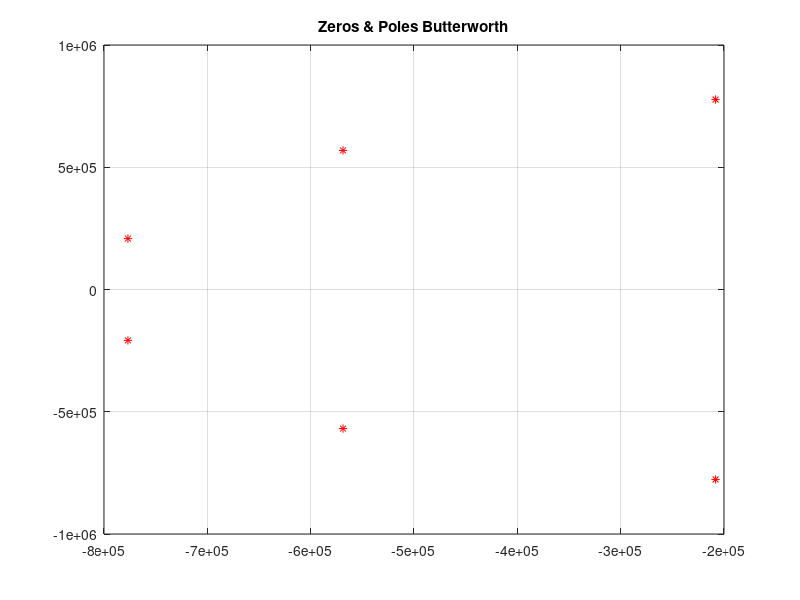
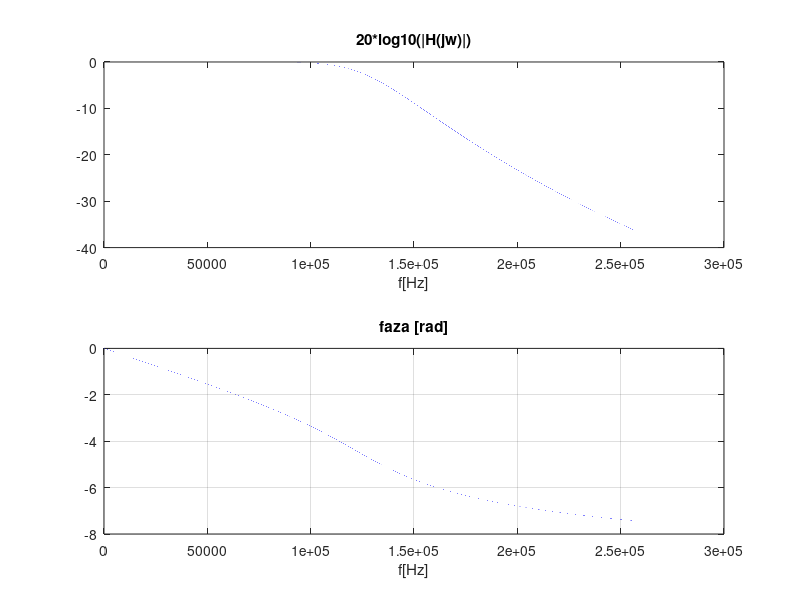
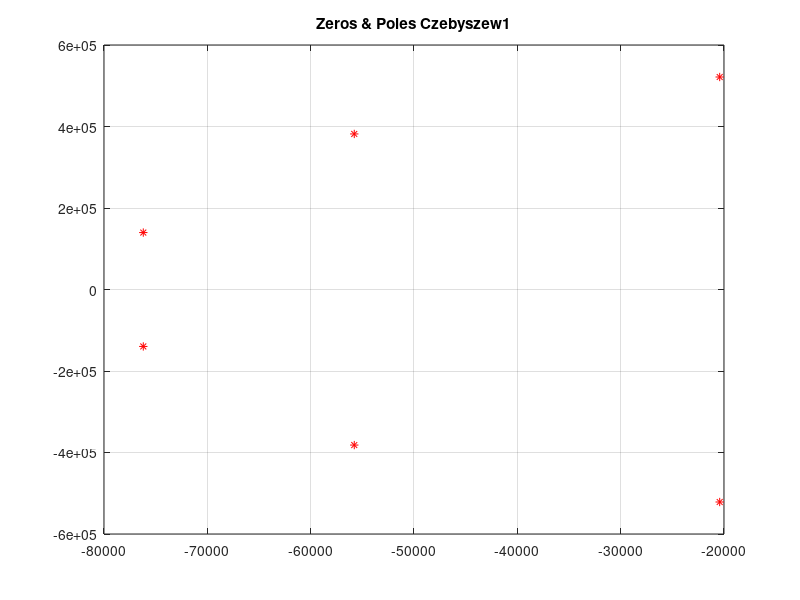
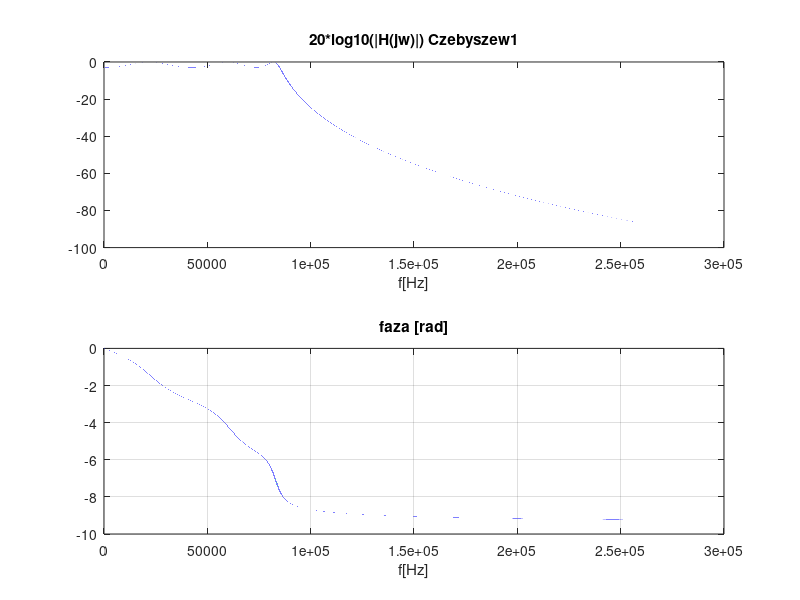

These charts were generated, in order, by the following MATLAB code:
clc;
clear all;
close all;

fs = 256*10^3;% Hz
f0 = fs/2;
f = 0:1:fs;
w = 2*pi*f;
s = j*w;
N=6;
%% Butterworth
[b,a] = butter(N,2*pi*f0,'s');
%z = [j*2*pi*f0, -j*2*pi*f0];
p = roots(a);
z=roots(b);
%wzm2 = prod(-p);
%b = poly(z);

w = 0:0.1:20;

H = polyval(b,s) ./ polyval(a,s);
%H2 = H ./ max(H);

figure;
plot(real(z), imag(z), 'bo', real(p), imag(p), 'r*');
title("Zeros & Poles Butterworth"); grid;

figure;
subplot(211)
plot(f, 20*log10(abs(H)));
title("20*log10(|H(jw)|)"); xlabel("f[Hz]");
subplot(212);
plot(f, unwrap(angle(H))); grid;
title("faza [rad]"); xlabel("f[Hz]");

%% Czebyszew1

[b,a] = cheby1(N,3,2*pi*85*10^3,'s');
p = roots(a);
z=roots(b);

H = polyval(b,s) ./ polyval(a,s);

figure;
plot(real(z), imag(z), 'bo', real(p), imag(p), 'r*');
title("Zeros & Poles Czebyszew1"); grid;

figure;
subplot(211)
plot(f, 20*log10(abs(H)));
title("20*log10(|H(jw)|) Czebyszew1"); xlabel("f[Hz]");
subplot(212);
plot(f, unwrap(angle(H))); grid;
title("faza [rad]"); xlabel("f[Hz]");
%% Czebyszew2

[b,a] = cheby2(N,40,2*pi*f0,'s');
p = roots(a);
z=roots(b);

H = polyval(b,s) ./ polyval(a,s);

figure;
plot(real(z), imag(z), 'bo', real(p), imag(p), 'r*');
title("Zeros & Poles Czebyszew2"); grid;

figure;
subplot(211);
plot(f, 20*log10(abs(H)));
title("20*log10(|H(jw)|) Czebyszew2"); xlabel("f[Hz]");
subplot(212);
plot(f, unwrap(angle(H))); grid;
title("faza [rad]"); xlabel("f[Hz]");

%% eliptyczny

[b,a] = ellip(N,3,40,2*pi*120*10^3,'s');
p = roots(a);
z=roots(b);

H = polyval(b,s) ./ polyval(a,s);

figure;
plot(real(z), imag(z), 'bo', real(p), imag(p), 'r*');
title("Zeros & Poles eliptyczny"); grid;

figure;
subplot(211);
plot(f, 20*log10(abs(H)));
title("20*log10(|H(jw)|) eliptyczny"); xlabel("f[Hz]");
subplot(212);
plot(f, unwrap(angle(H))); grid;
title("faza [rad]"); xlabel("f[Hz]");

